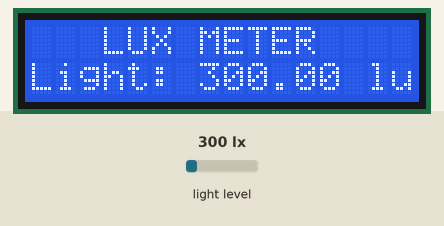
Recording of a sketch running on a simulated Arduino Uno, built with avr-gcc and run on an emulated ATmega328P. Shown: 16×2 character LCD. The inputs (shaded band) are chosen by the test bench; at power-on: light level 300 lx.

Above: at 1.2 s.
1.3 s: light level set to 40 lx
At 2.5 s:
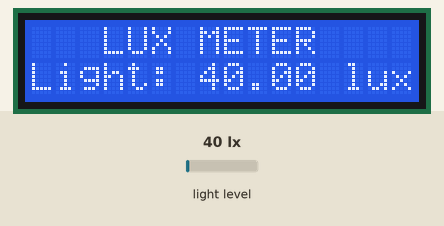
3.1 s: light level set to 500 lx
At 3.6 s:
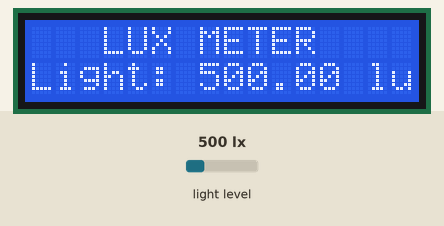
4.7 s: light level set to 1000 lx
At 6.0 s:
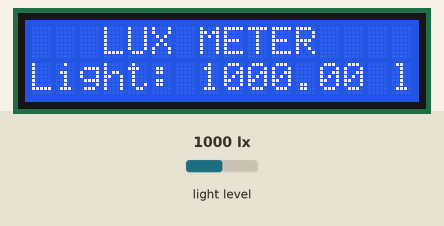
Timing chart, 0 to 7.7 s (numbered marks = the images above; inputs shaded):
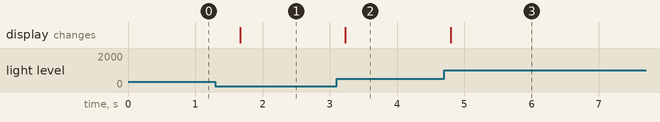

The sketch:

lux-meter.ino
```cpp
#include <BH1750.h>
#include <Wire.h>
#include <LiquidCrystal_I2C.h>

LiquidCrystal_I2C lcd(0x27, 16, 2); // LCD at I2C address 0x27, 16 chars x 2 lines
BH1750 lightMeter;

void setup() {
  Wire.begin();
  lightMeter.begin();

  lcd.init();          // Correct way to initialize the LCD
  lcd.backlight();     // Turn on backlight
  lcd.setCursor(0, 0);
  lcd.print("   LUX METER    ");
}

void loop() {
  float lux = lightMeter.readLightLevel();

  lcd.setCursor(0, 1);     // Set cursor to beginning of second line
  lcd.print("Light: ");
  lcd.print(lux);
  lcd.print(" lux     ");   // Extra spaces to overwrite previous text

  delay(500);
}
```

Measured:
- after the input at 1.3 s, the display: changes after 0.37 s (image 1)
- after the input at 3.1 s, the display: changes after 0.13 s (image 2)
- after the input at 4.7 s, the display: changes after 0.10 s (image 3)
